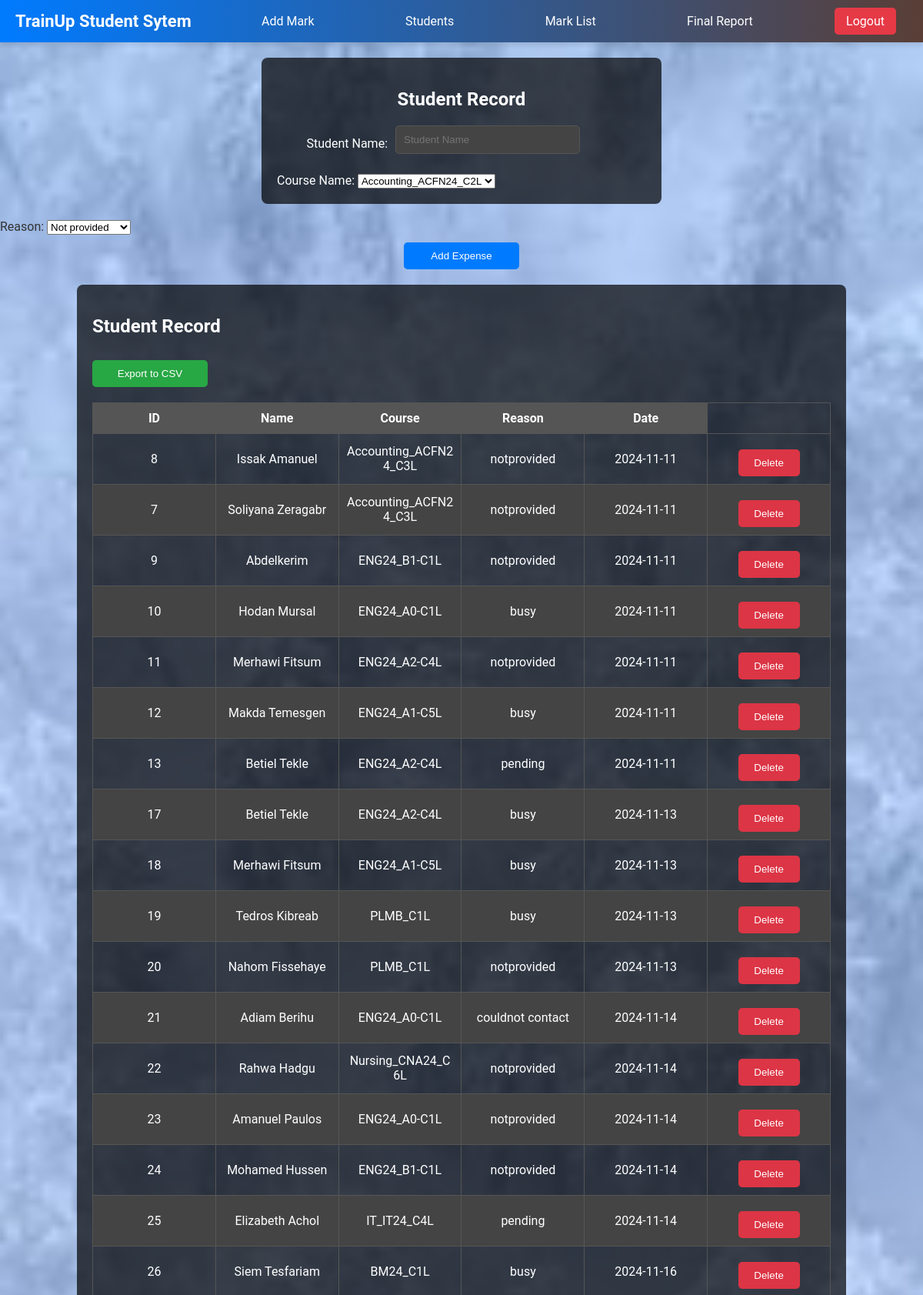
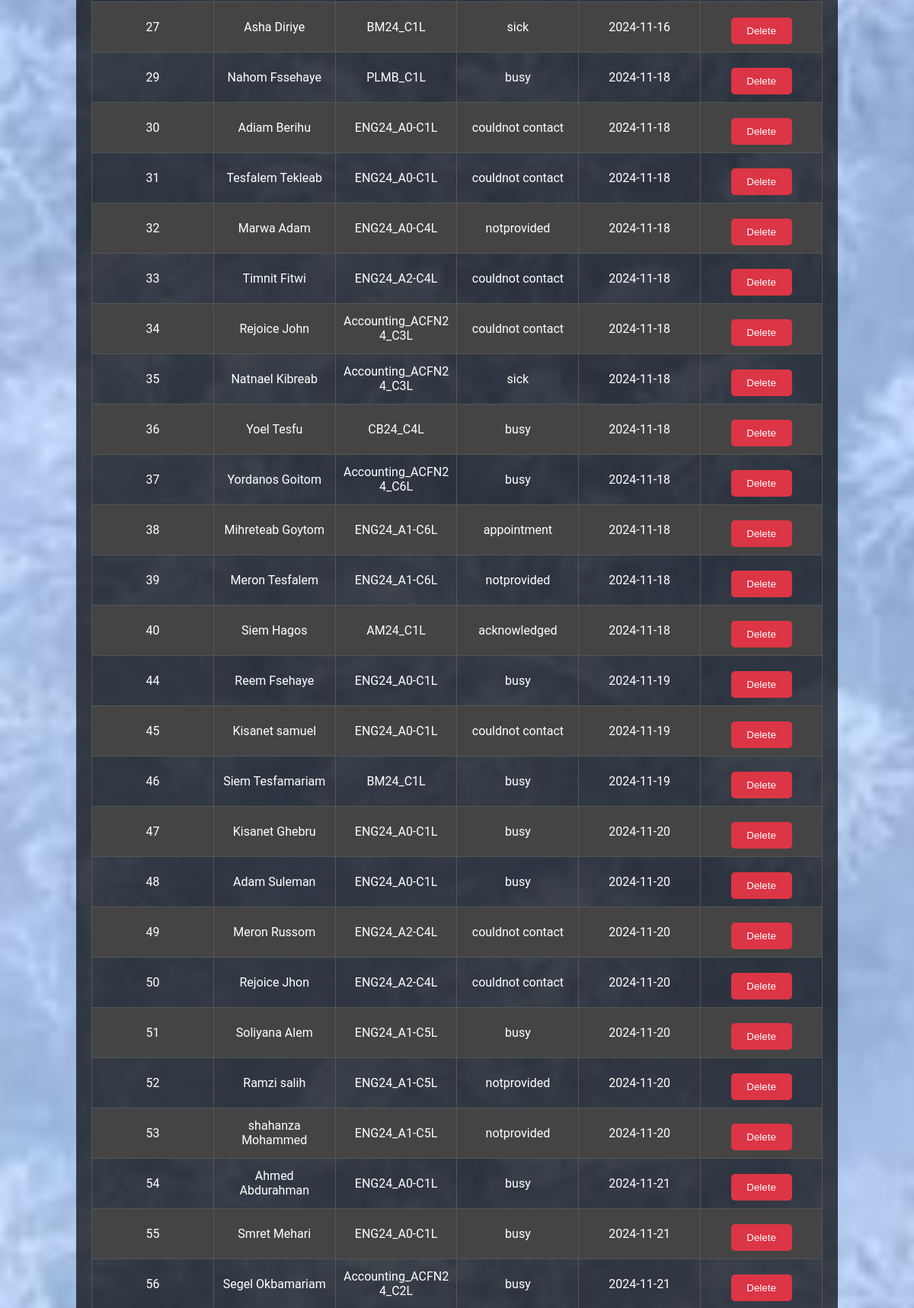
/expenses.php (signed in, upper part), run on the app's committed database (2 pictures, top to bottom).
### tables this page shows
CREATE TABLE IF NOT EXISTS `attendance_table` (
  `id` int NOT NULL AUTO_INCREMENT,
  `name` text NOT NULL,
  `course` varchar(180) NOT NULL,
  `reason` text NOT NULL,
  `date` date NOT NULL,
  PRIMARY KEY (`id`)
);

### expenses.php (the view, shortened to what this page needs)
<?php
$servername = "localhost";
$username = "root";
$password = "";
$dbname = "icemaker_database";
$conn = new mysqli($servername, $username, $password, $dbname);
$sql = "SELECT * FROM attendance_table";
$expensesResult = $conn->query($sql);
?>
<!DOCTYPE html>
<html lang="en">
<head>
</head>
<body>
 <?php
include "header.php";
?>
    <div class="container">
        <h2>Student Record</h2>
        <form method="POST" action="">
            <div class="form-group">
                <label for="StudentName">Student Name:</label>
                <input type="text" id="StudentName" name="StudentName" placeholder="Student Name" required value="<?php echo $StudentName; ?>" oninput="formatNumber(this)">
            </div>
            <label for="coursename">Course Name:</label>
            <select id="category">
                <option value="Accounting_ACFN24_C2L">Accounting_ACFN24_C2L</option>
            </select>
            </div>
            <div class="input-group">
            <label for="category">Reason:</label>
            <select id="category">
                <option value="notprovided">Not provided</option>
            </select>
        </div>
            <div class="input-group">
            <div class="form-actions">
                <button type="submit">Add Expense</button>
            </div>
    </div>
    <div class="tablecontainer">
        <h2>Student Record</h2>
        <form method="POST" action="">
            <button type="submit" name="export" style="margin-bottom: 20px; background-color: #28a745;">Export to CSV</button>
        </form>
        <table>
            <thead>
                <tr>
                    <th>ID</th>
                    <th>Name</th>
                    <th>Course</th>
                    <th>Reason</th>
                    <th>Date</th>
                </tr>
            </thead>
            <tbody>
                <?php
                if ($expensesResult->num_rows > 0) {
                    while ($row = $expensesResult->fetch_assoc()) {
                        echo "<tr>
                                <td>{$row['id']}</td>
                                <td>{$row['name']} </td>
                                <td>{$row['course']} </td>
                                <td>{$row['reason']}</td>
                                <td>{$row['date']}</td>
                                <td>
                        <form method='POST' action='' style='display:inline;'>
                            <button type='submit' name='delete' value='{$row['id']}' class='delete-button' onclick=\"return confirm('Are you sure you want to delete this expense?');\">Delete</button>
                        </form>
                    </td>
                              </tr>";
                    }
                } else {
                    echo "<tr><td colspan='5'>No expenses found.</td></tr>";
                }
                ?>
            </tbody>
        </table>
    </div>
</body>
</html>

### expenses.php (style rules this page uses)
body { font-family: Arial, sans-serif; margin: 0; padding: 0; background: url('images/ice.jpg') no-repeat center center fixed; background-size: cover; color: #fff; }
.container { margin: 20px auto; padding: 20px; background: rgba(0, 0, 0, 0.7); border-radius: 8px; color: #fff; width: 40%; }
.container h2 { text-align: center; }
.tablecontainer { margin: 20px auto; padding: 20px; background: rgba(0, 0, 0, 0.7); border-radius: 8px; color: #fff; width: 80%; }
table { width: 100%; border-collapse: collapse; margin-bottom: 20px; table-layout: fixed; }
table, th, td { border: 1px solid #555; }
th, td { padding: 10px; text-align: center; word-break: break-word; vertical-align: middle; }
th { background-color: #555; color: #fff; }
tr:nth-child(even) { background-color: #444; }
input[type="text"], input[type="number"] { padding: 10px; border: 1px solid #555; border-radius: 5px; width: calc(50% - 22px); margin-bottom: 10px; background-color: #444; color: #fff; display: inline-block; }
button { padding: 10px 15px; border: none; border-radius: 5px; background-color: #007bff; color: #fff; cursor: pointer; width: 150px; margin-top: 10px; align-self: center; }
.delete-button { padding: 10px 15px; border: none; border-radius: 5px; background-color: #dc3545; color: #fff; cursor: pointer; width: 80px; }
.form-group { display: flex; align-items: center; margin-bottom: 15px; }
.form-group label { margin-right: 10px; width: 30%; text-align: right; }
.form-actions { display: flex; justify-content: center; }

### header.php (style rules this page uses)
body { font-family: 'Roboto', Arial, sans-serif; margin: 0; padding: 0; background: url('images/ice.jpg') no-repeat center center fixed; background-size: cover; color: #333; }

### data on the page
attendance_table: id "8", name "Issak Amanuel", course "Accounting_ACFN24_C3L", reason "notprovided", date "2024-11-11"
attendance_table: id "7", name "Soliyana Zeragabr", course "Accounting_ACFN24_C3L", reason "notprovided", date "2024-11-11"
attendance_table: id "9", name "Abdelkerim", course "ENG24_B1-C1L", reason "notprovided", date "2024-11-11"
attendance_table: id "10", name "Hodan Mursal", course "ENG24_A0-C1L", reason "busy", date "2024-11-11"
attendance_table: id "11", name "Merhawi Fitsum", course "ENG24_A2-C4L", reason "notprovided", date "2024-11-11"
attendance_table: id "12", name "Makda Temesgen", course "ENG24_A1-C5L", reason "busy", date "2024-11-11"
attendance_table: id "13", name "Betiel Tekle", course "ENG24_A2-C4L", reason "pending", date "2024-11-11"
attendance_table: id "17", name "Betiel Tekle", course "ENG24_A2-C4L", reason "busy", date "2024-11-13"
attendance_table: id "18", name "Merhawi Fitsum", course "ENG24_A1-C5L", reason "busy", date "2024-11-13"
attendance_table: id "19", name "Tedros Kibreab", course "PLMB_C1L", reason "busy", date "2024-11-13"
attendance_table: id "20", name "Nahom Fissehaye", course "PLMB_C1L", reason "notprovided", date "2024-11-13"
attendance_table: id "21", name "Adiam Berihu", course "ENG24_A0-C1L", reason "couldnot contact", date "2024-11-14"
attendance_table: id "22", name "Rahwa Hadgu", course "Nursing_CNA24_C6L", reason "notprovided", date "2024-11-14"
attendance_table: id "23", name "Amanuel Paulos", course "ENG24_A0-C1L", reason "notprovided", date "2024-11-14"
attendance_table: id "24", name "Mohamed Hussen", course "ENG24_B1-C1L", reason "notprovided", date "2024-11-14"
attendance_table: id "25", name "Elizabeth Achol", course "IT_IT24_C4L", reason "pending", date "2024-11-14"
attendance_table: id "26", name "Siem Tesfariam", course "BM24_C1L", reason "busy", date "2024-11-16"
attendance_table: id "27", name "Asha Diriye", course "BM24_C1L", reason "sick", date "2024-11-16"
attendance_table: id "29", name "Nahom Fssehaye", course "PLMB_C1L", reason "busy", date "2024-11-18"
attendance_table: id "30", name "Adiam Berihu", course "ENG24_A0-C1L", reason "couldnot contact", date "2024-11-18"
attendance_table: id "31", name "Tesfalem Tekleab", course "ENG24_A0-C1L", reason "couldnot contact", date "2024-11-18"
attendance_table: id "32", name "Marwa Adam", course "ENG24_A0-C4L", reason "notprovided", date "2024-11-18"
attendance_table: id "33", name "Timnit Fitwi", course "ENG24_A2-C4L", reason "couldnot contact", date "2024-11-18"
attendance_table: id "34", name "Rejoice John", course "Accounting_ACFN24_C3L", reason "couldnot contact", date "2024-11-18"
attendance_table: id "35", name "Natnael Kibreab", course "Accounting_ACFN24_C3L", reason "sick", date "2024-11-18"
attendance_table: id "36", name "Yoel Tesfu", course "CB24_C4L", reason "busy", date "2024-11-18"
attendance_table: id "37", name "Yordanos Goitom", course "Accounting_ACFN24_C6L", reason "busy", date "2024-11-18"
attendance_table: id "38", name "Mihreteab Goytom", course "ENG24_A1-C6L", reason "appointment", date "2024-11-18"
attendance_table: id "39", name "Meron Tesfalem", course "ENG24_A1-C6L", reason "notprovided", date "2024-11-18"
attendance_table: id "40", name "Siem Hagos", course "AM24_C1L", reason "acknowledged", date "2024-11-18"
attendance_table: id "44", name "Reem Fsehaye", course "ENG24_A0-C1L", reason "busy", date "2024-11-19"
attendance_table: id "45", name "Kisanet samuel", course "ENG24_A0-C1L", reason "couldnot contact", date "2024-11-19"
attendance_table: id "46", name "Siem Tesfamariam", course "BM24_C1L", reason "busy", date "2024-11-19"
attendance_table: id "47", name "Kisanet Ghebru", course "ENG24_A0-C1L", reason "busy", date "2024-11-20"
attendance_table: id "48", name "Adam Suleman", course "ENG24_A0-C1L", reason "busy", date "2024-11-20"
attendance_table: id "49", name "Meron Russom", course "ENG24_A2-C4L", reason "couldnot contact", date "2024-11-20"
attendance_table: id "50", name "Rejoice Jhon", course "ENG24_A2-C4L", reason "couldnot contact", date "2024-11-20"
attendance_table: id "51", name "Soliyana Alem", course "ENG24_A1-C5L", reason "busy", date "2024-11-20"
attendance_table: id "52", name "Ramzi salih", course "ENG24_A1-C5L", reason "notprovided", date "2024-11-20"
attendance_table: id "53", name "shahanza Mohammed", course "ENG24_A1-C5L", reason "notprovided", date "2024-11-20"
attendance_table: id "54", name "Ahmed Abdurahman", course "ENG24_A0-C1L", reason "busy", date "2024-11-21"
attendance_table: id "55", name "Smret Mehari", course "ENG24_A0-C1L", reason "busy", date "2024-11-21"
attendance_table: id "56", name "Segel Okbamariam", course "Accounting_ACFN24_C2L", reason "busy", date "2024-11-21"
